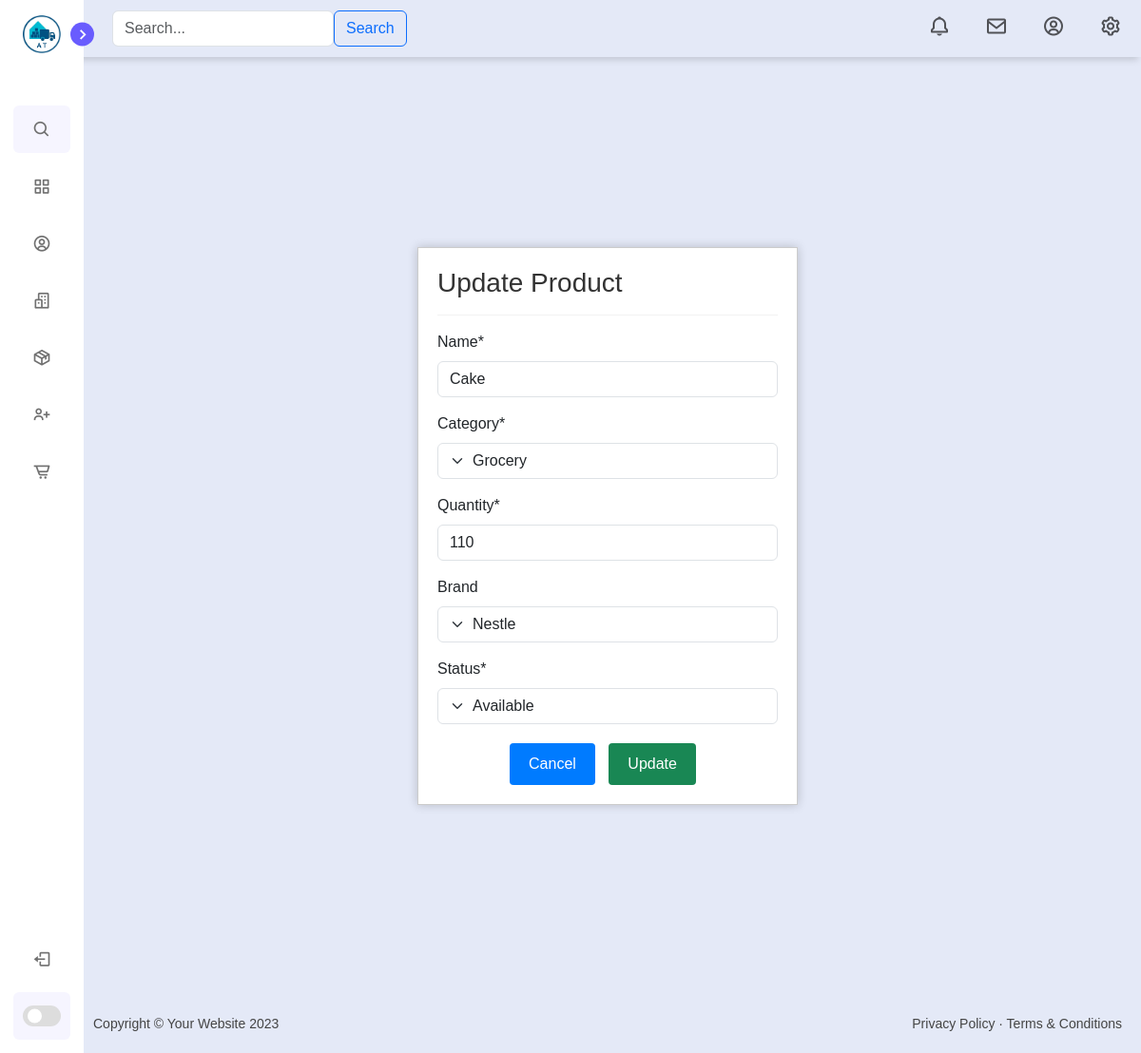
The page /product/update/11 on the database its author committed.
### dashboard/models.py (models this page shows, shortened)
class Product(models.Model):
    name = models.CharField(max_length=100, null=False, blank=False)
    category = models.CharField(max_length=25, choices=CATEGORY, null=False, blank=False)
    quantity = models.PositiveIntegerField(null=False, blank=False)
    brand = models.ForeignKey(Brand, on_delete=models.CASCADE, null=True, blank=True, related_name='products')  # Use related_name to avoid conflicts
    PRODUCT_STATUS_CHOICES = (
        ('Available', 'Available'),
        ('Not-Available', 'Not-Available'),
    )
    status = models.CharField(max_length=15, choices=PRODUCT_STATUS_CHOICES, null=False, blank=False)

### dashboard/views.py (the view)
# urls.py: path('product/update/<int:pk>', views.product_update, name="dashboard-product-update"),
def product_update(request, pk):
    item = Product.objects.get(id=pk)
    if request.method=='POST':
        form = ProductForm(request.POST, instance=item)
        if form.is_valid():
            form.save()
            return redirect('dashboard-product')
    else:
        form = ProductForm(instance=item)
    context={
        'form':form,
    }
    return render(request, 'dashboard/product_update.html',context)

### dashboard/forms.py
class ProductForm(forms.ModelForm):
    class Meta:
        model = Product
        fields = ['name', 'category', 'quantity', 'brand', 'status']

### dashboard/models.py (called while the page is built)
    def __str__(self):
        return self.brand_name

### templates/dashboard/product_update.html (shortened to what this page needs)
{% extends "partials/base.html" %}
{% load static %}
{% load crispy_forms_tags %}
{% block body %}
<section class="home">
    {% include "partials/navbar.html" %}
    <div class="container">
        <div class="delete-container">
            <h3>Update Product</h3>
            <hr>
            <div class="Edit-form">
                <form method="POST">
                    {{ form|crispy }}
                    <div class="btn-container">
                        <a class="btn btn-secondary" href="{% url 'dashboard-product' %}">Cancel</a>
                        <button class="btn btn-success" type="submit">Update</button>
                    </div>
                </form>
            </div>
        </div>
    </div>
    <footer>
        <div class="footer-left">
            Copyright © Your Website 2023
        </div>
        <div class="footer-right">
            <a href="#">Privacy Policy</a> · <a href="#">Terms & Conditions</a>
        </div>
    </footer>
</section>
{% endblock body %}

### static/css/base.css (style rules this page uses)
* { margin: 0; padding: 0; box-sizing: border-box; font-family: 'Poppins', sans-serif; }
:root { --body-color: #E4E9F7; --sidebar-color: #FFF; --primary-color: #695CFE; --primary-color-light: #F6F5FF; --toggle-color: #DDD; --text-color: #707070; --tran-03: all 0.2s ease; --tran-03: all 0.3s ease; --tran-04: all 0.3s ease; --tran-05: all 0.3s ease; }
body { margin: 0; padding: 0; min-height: 100vh; background-color: var(--body-color) !important; transition: var(--tran-05); }

### static/css/index.css (style rules this page uses)
.home { position: absolute; top: 0; top: 0; left: 250px; height: 100vh; width: calc(100% - 250px); background-color: var(--body-color); transition: var(--tran-05); }
.sidebar.close~.home { left: 78px; height: 100vh; width: calc(100% - 78px); }
footer { display: flex; justify-content: space-between; background-color: var(--body-color); padding: 20px 20px; font-size: 14px; color: #444; }
.footer-left { flex: 1; }
.footer-right { flex: 1; text-align: right; }
.footer-right a { text-decoration: none; color: #444; transition: border-bottom 0.2s; }

### static/css/profile.css (style rules this page uses)
body { margin: 0; padding: 0; }

### static/css/crud.css (style rules this page uses)
.container .delete-container { border: 1px solid #ccc; padding: 20px; background-color: #fff; box-shadow: 0px 0px 10px rgba(0, 0, 0, 0.2); max-width: 400px; margin: 200px auto; }
.container .delete-container h3 { color: #333; }
.container .delete-container hr { border-color: #ccc; }
.container .delete-container form { margin-top: 10px; }
.container .delete-container .btn-container { text-align: center; margin-top: 20px; }
.container .delete-container .btn-container button { margin-right: 10px; padding: 10px 20px; border: none; cursor: pointer; border-radius: 4px; }
.container .delete-container .btn-container a { margin-right: 10px; padding: 10px 20px; border: none; cursor: pointer; border-radius: 4px; text-decoration: none; }
.container .delete-container .btn-container a { background-color: #007bff; color: #fff; }

### rows shown on the page
Product: name "Cake", category "Grocery", quantity "110", brand "Nestle", status "Available"
